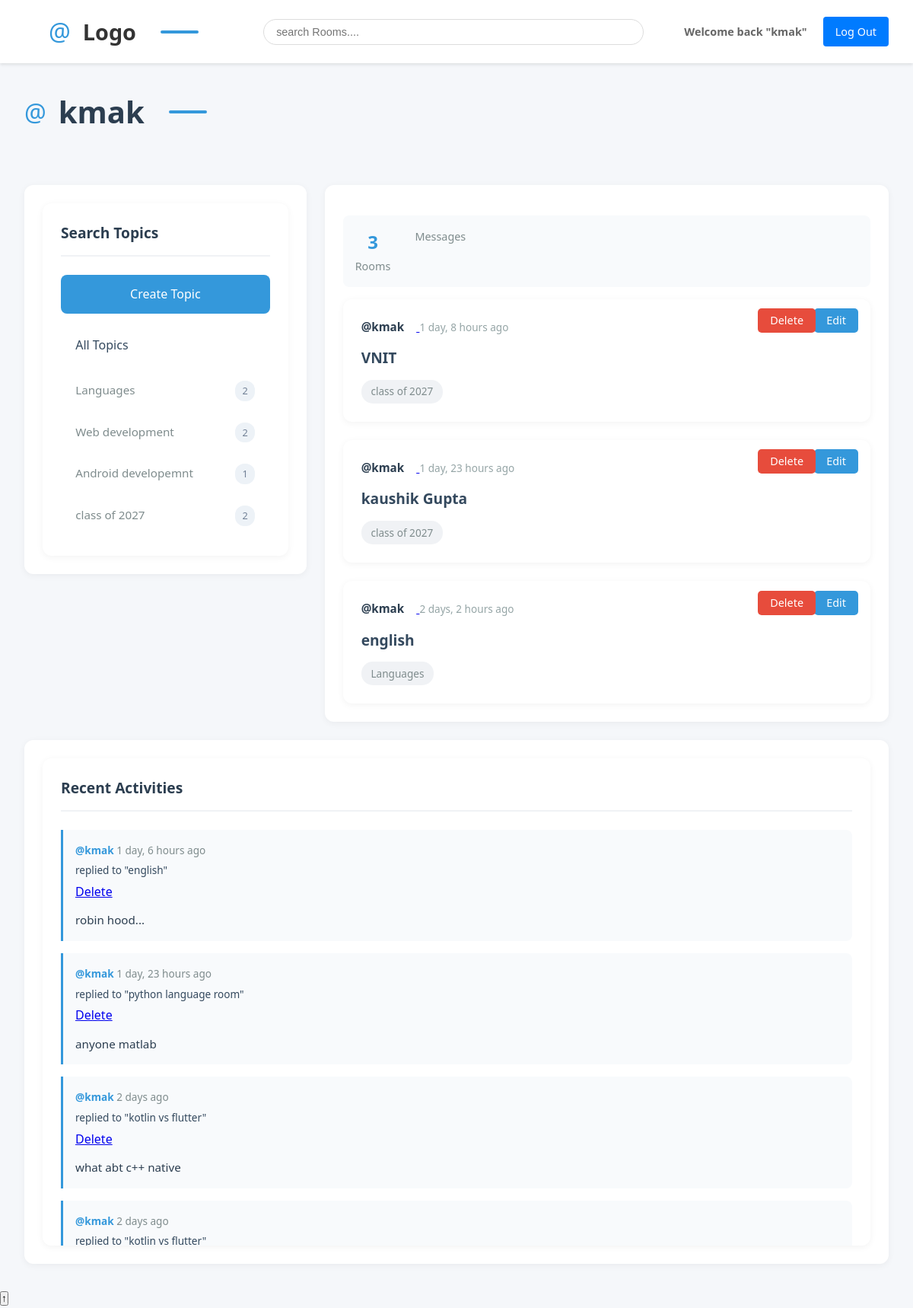
The page /profilepage/4/ (signed in) on the database its author committed.
### base/models.py (models this page shows, shortened)
class Topic(models.Model):
    name = models.CharField(max_length=200)

class Room(models.Model):
    host = models.ForeignKey(User, on_delete=models.SET_NULL, null=True)
    topic = models.ForeignKey(Topic, on_delete=models.SET_NULL, null=True)
    name = models.CharField(max_length=200)
    description = models.TextField(null=True, blank=True)
    participants = models.ManyToManyField(User, related_name='participants', blank=True)
    updated = models.DateTimeField(auto_now=True)
    created = models.DateTimeField(auto_now_add=True)
    def __str__(self):
        return str(self.name)
    class Meta:
        ordering = ['-updated','-created']

class Message(models.Model):
    user = models.ForeignKey(User, on_delete=models.CASCADE)
    room = models.ForeignKey(Room, on_delete=models.CASCADE)
    body = models.TextField()
    updated = models.DateTimeField(auto_now=True)
    created = models.DateTimeField(auto_now_add=True)
    class Meta:
        ordering = ['-updated','-created']
    def __str__(self):
        return self.body[0:50]

### base/views.py (the view)
# urls.py: path('profilepage/<str:pagekey>/', views.profilePage, name='user-profile'),
def profilePage(request, pagekey):
    usr = User.objects.get(id=pagekey)
    rooms = usr.room_set.all()
    room_messages = usr.message_set.all()
    topic = Topic.objects.all()
    context = {'user': usr, 'rooms':rooms, 'room_messages': room_messages, 'topic': topic}
    return render(request, 'base/profile.html', context)

### base/templates/base/profile.html (shortened to what this page needs)
{% extends 'main.html' %} {% block content %}
<h1>{{user.username}}</h1>
<div class="profile-page">
  <div class="topic-sidebar">{% include 'base/topic_widget.html' %}</div>
  <div class="main-content">
    <div class="profile-stats">
      <div class="stat-item">
        <div class="stat-number">{{rooms.count}}</div>
        <div class="stat-label">Rooms</div>
      </div>
      <div class="stat-item">
        <div class="stat-label">Messages</div>
      </div>
    </div>
    {% include 'base/feed_widget.html' %}
  </div>
  <div class="activity-sidebar">{% include 'base/activity_widget.html' %}</div>
</div>
{% endblock content %}

### templates/nav.html
<div class="navbar-container">
    <a href="/">
        <h1>Logo</h1>
    </a>
    <form method="get" action="{% url 'home' %}">
        <input type="text" name="q" placeholder="search Rooms....">
    </form>
    {% if request.user.is_authenticated %}
        <h5>Welcome back "{{request.user.username}}"</h5>
        <a href="{% url 'logout' %}">Log Out</a>
    {% else %}
        <a href="{% url 'login' %}">Login</a>
    {% endif %}
</div>

### base/templates/base/topic_widget.html
<div class="topic-widget-container">
    <h3>Search Topics</h3>
    <a href="{% url 'create-topic' %}" class="create-topic">
        <p>Create Topic</p>
    </a>
    <a href="{% url 'home' %}" class="all-topics">All Topics</a>
    {% for i in topic %}
        <div data-count="{{ i.room_set.count }}">
            <a href="{% url 'home' %}?q={{i.name}}"
               {% if request.GET.q == i.name %}class="active"{% endif %}>
                {{i.name}}
            </a>
        </div>
    {% endfor %}
</div>

### base/templates/base/feed_widget.html (shortened to what this page needs)
<div class="feed-container">
  {% for i in rooms %}
  <div data-room-id="{{ i.id }}">
    {% if request.user == i.host %}
    <div class="action-buttons-edit">
      <a href="{% url 'update-room' i.id %}" title="Edit Room">
         Edit
      </a>
    </div>
    <div class="action-buttons-delete">
      <a href="{% url 'delete-room' i.id %}" title="Delete Room">
         Delete
      </a>
    </div>
    {% endif %}
    <a href="{% url 'user-profile' i.host.id %}" class="user-link">
      <span>@{{ i.host.username }}</span>
    </a>
    <time datetime="{{ i.created|date:'c' }}">{{i.created|timesince}} ago</time>
    <h5><a href="{% url 'room' i.id %}">{{i.name}}</a></h5>
    <small class="topic-tag">{{i.topic.name}}</small>
  </div>
  {% endfor %}
</div>

### base/templates/base/activity_widget.html
<div class="activity-feed-container">
    <h3>Recent Activities</h3>
    {% for msg in room_messages %}
    <div class="activity-item" data-message-id="{{ msg.id }}">
        <div class="activity-header">
            <small>
                <a href="{% url 'user-profile' msg.user.id %}">
                    @{{msg.user}}
                </a>
                <span class="timestamp">{{msg.created|timesince}} ago</span>
            </small>
            <small>replied to "{{msg.room}}"</small>
            {% if request.user == msg.user %}
            <a href="{% url 'delete-message' msg.id %}" class="delete-btn">
                Delete
            </a>
            {% endif %}
        </div>
        <p>{{msg}}</p>
    </div>
    {% endfor %}
</div>

### rows shown on the page
Topic: name "Languages"
Topic: name "Web development"
Topic: name "Android developemnt"
Topic: name "class of 2027"
Room: shows "Edit", host.username "kmak", created "1 day, 8 hours", name "VNIT", topic.name "class of 2027"
Room: shows "Edit", host.username "kmak", created "1 day, 23 hours", name "kaushik Gupta", topic.name "class of 2027"
Room: shows "Edit", host.username "kmak", created "2 days, 2 hours", name "english", topic.name "Languages"
Message: user "kmak", created "1 day, 6 hours", room "english", shows "Delete", body "robin hood..."
Message: user "kmak", created "1 day, 23 hours", room "python language room", shows "Delete", body "anyone matlab"
Message: user "kmak", created "2 days", room "kotlin vs flutter", shows "Delete", body "what abt c++ native"
Message: user "kmak", created "2 days", room "kotlin vs flutter"

### other values the page prints
{{ request.user.username }} "kmak"
{{ user.username }} "kmak"
{{ rooms.count }} "3"
